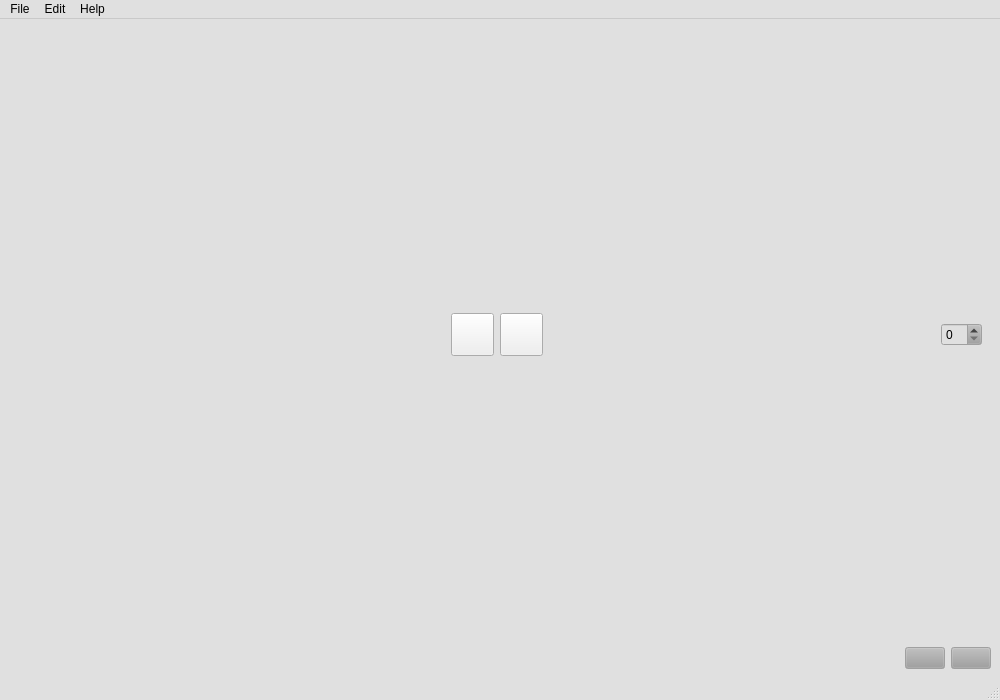
<?xml version="1.0" encoding="UTF-8"?>
<ui version="4.0">
    <class>Graphics::MainWindow</class>
    <widget class="QMainWindow" name="Graphics::MainWindow">
        <property name="geometry">
            <rect>
                <x>0</x>
                <y>0</y>
                <width>1000</width>
                <height>700</height>
            </rect>
        </property>
        <property name="palette">
            <palette>
                <active>
                    <colorrole role="Button">
                        <brush brushstyle="SolidPattern">
                            <color alpha="255">
                                <red>158</red>
                                <green>158</green>
                                <blue>158</blue>
                            </color>
                        </brush>
                    </colorrole>
                    <colorrole role="Base">
                        <brush brushstyle="SolidPattern">
                            <color alpha="255">
                                <red>224</red>
                                <green>224</green>
                                <blue>224</blue>
                            </color>
                        </brush>
                    </colorrole>
                    <colorrole role="Window">
                        <brush brushstyle="SolidPattern">
                            <color alpha="255">
                                <red>224</red>
                                <green>224</green>
                                <blue>224</blue>
                            </color>
                        </brush>
                    </colorrole>
                    <colorrole role="PlaceholderText">
                        <brush brushstyle="SolidPattern">
                            <color alpha="128">
                                <red>0</red>
                                <green>0</green>
                                <blue>0</blue>
                            </color>
                        </brush>
                    </colorrole>
                </active>
                <inactive>
                    <colorrole role="Button">
                        <brush brushstyle="SolidPattern">
                            <color alpha="255">
                                <red>158</red>
                                <green>158</green>
                                <blue>158</blue>
                            </color>
                        </brush>
                    </colorrole>
                    <colorrole role="Base">
                        <brush brushstyle="SolidPattern">
                            <color alpha="255">
                                <red>224</red>
                                <green>224</green>
                                <blue>224</blue>
                            </color>
                        </brush>
                    </colorrole>
                    <colorrole role="Window">
                        <brush brushstyle="SolidPattern">
                            <color alpha="255">
                                <red>224</red>
                                <green>224</green>
                                <blue>224</blue>
                            </color>
                        </brush>
                    </colorrole>
                    <colorrole role="PlaceholderText">
                        <brush brushstyle="SolidPattern">
                            <color alpha="128">
                                <red>0</red>
                                <green>0</green>
                                <blue>0</blue>
                            </color>
                        </brush>
                    </colorrole>
                </inactive>
                <disabled>
                    <colorrole role="Button">
                        <brush brushstyle="SolidPattern">
                            <color alpha="255">
                                <red>158</red>
                                <green>158</green>
                                <blue>158</blue>
                            </color>
                        </brush>
                    </colorrole>
                    <colorrole role="Base">
                        <brush brushstyle="SolidPattern">
                            <color alpha="255">
                                <red>224</red>
                                <green>224</green>
                                <blue>224</blue>
                            </color>
                        </brush>
                    </colorrole>
                    <colorrole role="Window">
                        <brush brushstyle="SolidPattern">
                            <color alpha="255">
                                <red>224</red>
                                <green>224</green>
                                <blue>224</blue>
                            </color>
                        </brush>
                    </colorrole>
                    <colorrole role="PlaceholderText">
                        <brush brushstyle="SolidPattern">
                            <color alpha="128">
                                <red>0</red>
                                <green>0</green>
                                <blue>0</blue>
                            </color>
                        </brush>
                    </colorrole>
                </disabled>
            </palette>
        </property>
        <property name="windowTitle">
            <string>MainWindow</string>
        </property>
        <property name="autoFillBackground">
            <bool>false</bool>
        </property>
        <property name="styleSheet">
            <string notr="true"/>
        </property>
        <widget class="QWidget" name="centralwidget">
            <layout class="QVBoxLayout" name="verticalLayout">
                <item>
                    <widget class="QWidget" name="controlsLayout" native="true">
                        <layout class="QGridLayout" name="gridLayout" columnstretch="1,1,1">
                            <item row="0" column="2" alignment="Qt::AlignRight">
                                <widget class="QSpinBox" name="bpmSpin">
                                    <property name="sizePolicy">
                                        <sizepolicy hsizetype="Fixed" vsizetype="Fixed">
                                            <horstretch>0</horstretch>
                                            <verstretch>0</verstretch>
                                        </sizepolicy>
                                    </property>
                                </widget>
                            </item>
                            <item row="0" column="1" alignment="Qt::AlignHCenter">
                                <widget class="QWidget" name="horizontalWidget" native="true">
                                    <layout class="QHBoxLayout" name="playStopLayout">
                                        <item>
                                            <widget class="QPushButton" name="playButton">
                                                <property name="sizePolicy">
                                                    <sizepolicy hsizetype="Fixed" vsizetype="Fixed">
                                                        <horstretch>0</horstretch>
                                                        <verstretch>0</verstretch>
                                                    </sizepolicy>
                                                </property>
                                                <property name="styleSheet">
                                                    <string notr="true">height: 35px; width: 35px;</string>
                                                </property>
                                                <property name="text">
                                                    <string/>
                                                </property>
                                                <property name="icon">
                                                    <iconset resource="Resources/Icons/icons.qrc">
                                                        <normaloff>:/icons/play_button.png</normaloff>
                                                        :/icons/play_button.png
                                                    </iconset>
                                                </property>
                                                <property name="checkable">
                                                    <bool>true</bool>
                                                </property>
                                                <property name="checked">
                                                    <bool>false</bool>
                                                </property>
                                                <property name="flat">
                                                    <bool>false</bool>
                                                </property>
                                            </widget>
                                        </item>
                                        <item>
                                            <widget class="QPushButton" name="stopButton">
                                                <property name="sizePolicy">
                                                    <sizepolicy hsizetype="Fixed" vsizetype="Fixed">
                                                        <horstretch>0</horstretch>
                                                        <verstretch>0</verstretch>
                                                    </sizepolicy>
                                                </property>
                                                <property name="styleSheet">
                                                    <string notr="true">height: 35px; width: 35px;</string>
                                                </property>
                                                <property name="text">
                                                    <string/>
                                                </property>
                                                <property name="icon">
                                                    <iconset resource="Resources/Icons/icons.qrc">
                                                        <normaloff>:/icons/stop_button.png</normaloff>
                                                        :/icons/stop_button.png
                                                    </iconset>
                                                </property>
                                            </widget>
                                        </item>
                                    </layout>
                                </widget>
                            </item>
                            <item row="0" column="0">
                                <spacer name="horizontalSpacer">
                                    <property name="orientation">
                                        <enum>Qt::Horizontal</enum>
                                    </property>
                                    <property name="sizeHint" stdset="0">
                                        <size>
                                            <width>40</width>
                                            <height>20</height>
                                        </size>
                                    </property>
                                </spacer>
                            </item>
                        </layout>
                    </widget>
                </item>
                <item>
                    <layout class="QHBoxLayout" name="timelineNavigationLayout">
                        <property name="sizeConstraint">
                            <enum>QLayout::SetDefaultConstraint</enum>
                        </property>
                        <item>
                            <spacer name="horizontalSpacer_3">
                                <property name="orientation">
                                    <enum>Qt::Horizontal</enum>
                                </property>
                                <property name="sizeHint" stdset="0">
                                    <size>
                                        <width>40</width>
                                        <height>20</height>
                                    </size>
                                </property>
                            </spacer>
                        </item>
                        <item>
                            <widget class="QPushButton" name="zoomPlusButton">
                                <property name="text">
                                    <string/>
                                </property>
                                <property name="icon">
                                    <iconset resource="Resources/Icons/icons.qrc">
                                        <normaloff>:/icons/plus_button.png</normaloff>:/icons/plus_button.png
                                    </iconset>
                                </property>
                            </widget>
                        </item>
                        <item>
                            <widget class="QPushButton" name="zoomLessButton">
                                <property name="text">
                                    <string/>
                                </property>
                                <property name="icon">
                                    <iconset resource="Resources/Icons/icons.qrc">
                                        <normaloff>:/icons/less_button.png</normaloff>:/icons/less_button.png
                                    </iconset>
                                </property>
                            </widget>
                        </item>
                    </layout>
                </item>
            </layout>
        </widget>
        <widget class="QMenuBar" name="menubar">
            <widget class="QMenu" name="menuFile">
                <property name="title">
                    <string>File</string>
                </property>
                <addaction name="actionLoad_project"/>
                <addaction name="actionSave_project"/>
                <addaction name="separator"/>
                <addaction name="actionImport_file"/>
            </widget>
            <widget class="QMenu" name="menuEdit">
                <property name="title">
                    <string>Edit</string>
                </property>
                <addaction name="actionUndo"/>
                <addaction name="actionRedo"/>
                <addaction name="separator"/>
                <addaction name="actionOptions"/>
            </widget>
            <widget class="QMenu" name="menuHelp">
                <property name="title">
                    <string>Help</string>
                </property>
                <addaction name="actionAbout"/>
            </widget>
            <addaction name="menuFile"/>
            <addaction name="menuEdit"/>
            <addaction name="menuHelp"/>
        </widget>
        <widget class="QStatusBar" name="statusbar"/>
        <action name="actionAbout">
            <property name="text">
                <string>About</string>
            </property>
        </action>
        <action name="actionLoad_project">
            <property name="text">
                <string>Load project</string>
            </property>
        </action>
        <action name="actionSave_project">
            <property name="text">
                <string>Save project</string>
            </property>
        </action>
        <action name="actionImport_file">
            <property name="text">
                <string>Import file</string>
            </property>
        </action>
        <action name="actionUndo">
            <property name="text">
                <string>Undo</string>
            </property>
        </action>
        <action name="actionRedo">
            <property name="text">
                <string>Redo</string>
            </property>
        </action>
        <action name="actionOptions">
            <property name="text">
                <string>Options</string>
            </property>
        </action>
    </widget>
    <resources>
        <include location="Resources/Icons/icons.qrc"/>
    </resources>
    <connections/>
</ui>
